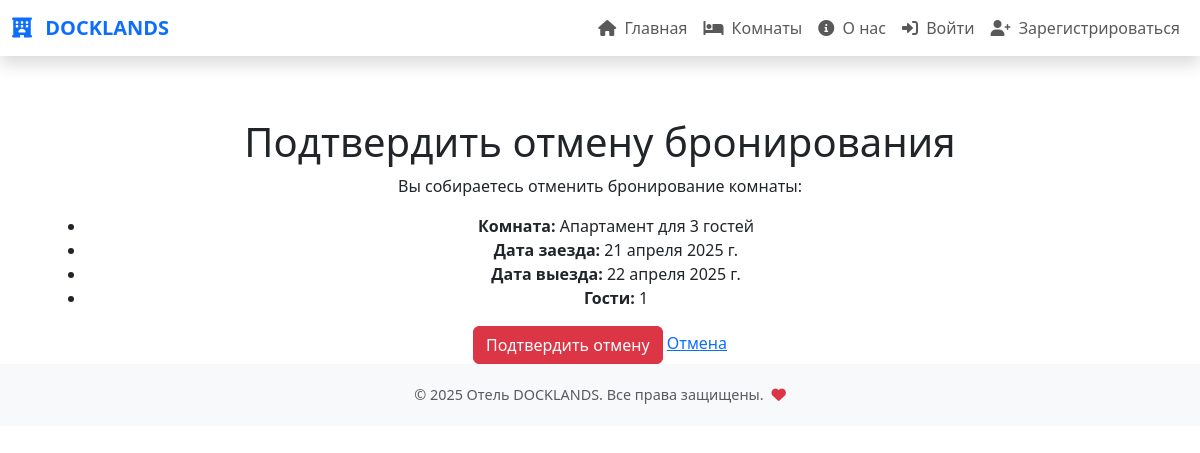
Screenshot of /cancel/842ee24c-5c8a-4003-8a31-f16ac308d665/ with the database file from the repository.
### main/models.py (models this page shows, shortened)
class Booking(models.Model):  # Эта модель будет представлять бронирование комнаты
    room = models.ForeignKey('hotel.Room', on_delete=models.CASCADE, related_name='bookings')
    check_in = models.DateField()  # Хранит дату заезда
    check_out = models.DateField()  # Хранит дату выезда
    guests = models.IntegerField()  # Хранит количество гостей
    user = models.ForeignKey('auth.User', on_delete=models.SET_NULL, null=True, blank=True)  # Это внешний ключ, который связывает бронирование с моделью User
    cancel_token = models.CharField(max_length=36, unique=True, default=uuid.uuid4, editable=False)  # Хранит уникальный токен для отмены бронирования
    first_name = models.CharField(max_length=30)
    last_name = models.CharField(max_length=30)
    email = models.EmailField()
    phone = models.CharField(max_length=13)

### hotel/models.py (models this page shows, shortened)
class Room(models.Model):
    room_number = models.CharField(max_length=10, unique=True, verbose_name='Номер комнаты')
    name = models.CharField(max_length=100, default='Название номера', verbose_name='Название номера')
    category = models.ForeignKey(
        RoomCategory,
        related_name='rooms',
        on_delete=models.CASCADE,
        verbose_name='Категория'
    )
    price_per_night = models.DecimalField(max_digits=10, decimal_places=2, verbose_name='Цена за комнату')
    capacity = models.PositiveIntegerField(verbose_name='Количество гостей')
    description = models.TextField(blank=True, verbose_name='Описание')
    amenities = models.CharField(max_length=250, blank=True, verbose_name='Удобства')
    is_available = models.BooleanField(default=True, verbose_name='Доступность бронирования')

### main/views.py (the view)
# urls.py: path('cancel/<str:token>/', views.cancel_booking_by_token, name='cancel_booking_by_token'),  # Маршрут для отмены бронирования по токену
def cancel_booking_by_token(request, token):
    booking = get_object_or_404(Booking, cancel_token=token)
    if request.method == 'POST':
        booking.delete()
        messages.success(request, "Бронирование успешно отменено!")
        return redirect('home')  # Перенаправляем на главную страницу
    return render(request, 'main/confirm_cancel.html', {'booking': booking})

### main/templates/main/confirm_cancel.html (shortened to what this page needs)
{% extends 'main/base.html' %}
{% block content %}
<div class="container text-center mt-5">
    <h1>Подтвердить отмену бронирования</h1>
    <p>Вы собираетесь отменить бронирование комнаты:</p>
    <ul>
        <li><strong>Комната:</strong> {{ booking.room.name }}</li>
        <li><strong>Дата заезда:</strong> {{ booking.check_in }}</li>
        <li><strong>Дата выезда:</strong> {{ booking.check_out }}</li>
        <li><strong>Гости:</strong> {{ booking.guests }}</li>
    </ul>
    <form method="post">
        <button type="submit" class="btn btn-danger">Подтвердить отмену</button>
        <a href="{% url 'home' %}" class="btn-secondary">Отмена</a>
    </form>
</div>
{% endblock %}

### templates/main/base.html (style rules this page uses)
body { padding-top: 70px; font-family: 'Segoe UI', Tahoma, Geneva, Verdana, sans-serif; }

### rows the page displays
Booking: room.name "Апартамент для 3 гостей", check_in "21 апреля 2025 г.", check_out "22 апреля 2025 г.", guests "1"
